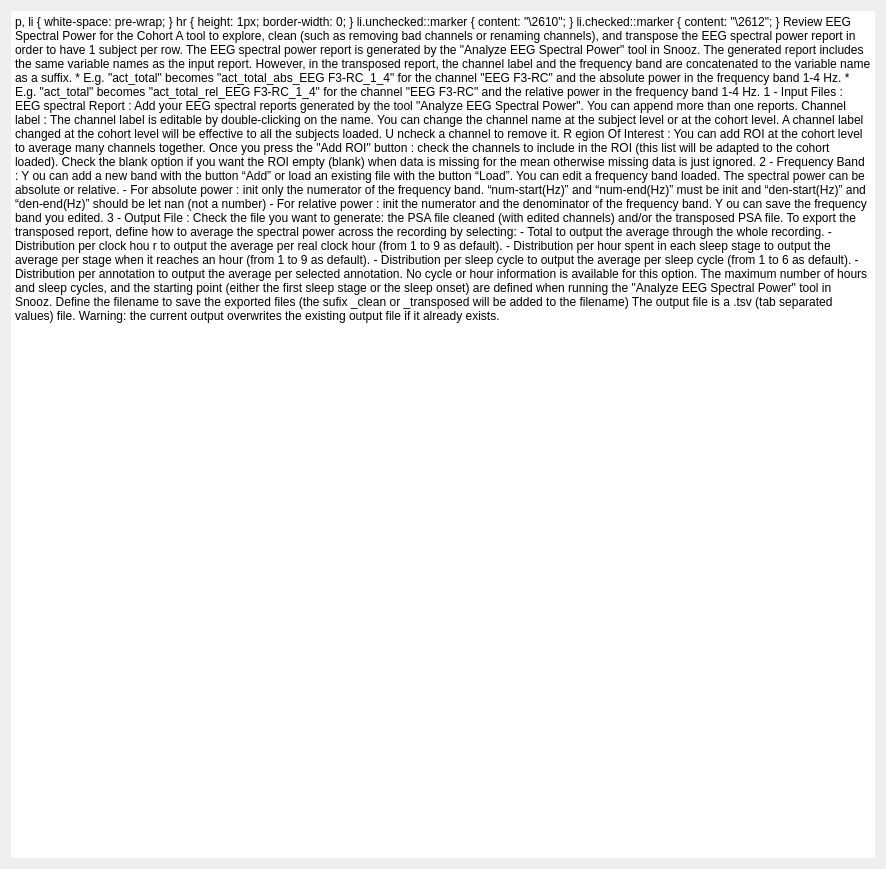
<?xml version="1.0" encoding="UTF-8"?>
<ui version="4.0">
 <class>IntroStep</class>
 <widget class="QWidget" name="IntroStep">
  <property name="geometry">
   <rect>
    <x>0</x>
    <y>0</y>
    <width>886</width>
    <height>869</height>
   </rect>
  </property>
  <property name="windowTitle">
   <string/>
  </property>
  <layout class="QHBoxLayout" name="horizontalLayout">
   <item>
    <widget class="QTextEdit" name="textEdit">
     <property name="frameShape">
      <enum>QFrame::Shape::NoFrame</enum>
     </property>
     <property name="frameShadow">
      <enum>QFrame::Shadow::Plain</enum>
     </property>
     <property name="lineWidth">
      <number>0</number>
     </property>
     <property name="readOnly">
      <bool>true</bool>
     </property>
     <property name="html">
      <string>&lt;!DOCTYPE HTML PUBLIC &quot;-//W3C//DTD HTML 4.0//EN&quot; &quot;http://www.w3.org/TR/REC-html40/strict.dtd&quot;&gt;
&lt;html&gt;&lt;head&gt;&lt;meta name=&quot;qrichtext&quot; content=&quot;1&quot; /&gt;&lt;meta charset=&quot;utf-8&quot; /&gt;&lt;style type=&quot;text/css&quot;&gt;
p, li { white-space: pre-wrap; }
hr { height: 1px; border-width: 0; }
li.unchecked::marker { content: &quot;\2610&quot;; }
li.checked::marker { content: &quot;\2612&quot;; }
&lt;/style&gt;&lt;/head&gt;&lt;body style=&quot; font-size:12pt; font-weight:400; font-style:normal;&quot;&gt;
&lt;p style=&quot;-qt-paragraph-type:empty; margin-top:0px; margin-bottom:0px; margin-left:0px; margin-right:0px; -qt-block-indent:0; text-indent:0px;&quot;&gt;&lt;br /&gt;&lt;/p&gt;
&lt;p style=&quot; margin-top:0px; margin-bottom:0px; margin-left:0px; margin-right:0px; -qt-block-indent:0; text-indent:0px;&quot;&gt;&lt;span style=&quot; font-weight:600;&quot;&gt;Review EEG Spectral Power for the Cohort&lt;/span&gt;&lt;/p&gt;
&lt;p style=&quot;-qt-paragraph-type:empty; margin-top:0px; margin-bottom:0px; margin-left:0px; margin-right:0px; -qt-block-indent:0; text-indent:0px; font-weight:600;&quot;&gt;&lt;br /&gt;&lt;/p&gt;
&lt;p style=&quot; margin-top:0px; margin-bottom:0px; margin-left:0px; margin-right:0px; -qt-block-indent:0; text-indent:0px;&quot;&gt;A tool to explore, clean (such as removing bad channels or renaming channels), &lt;br /&gt;and transpose the EEG spectral power report in order to have 1 subject per row.&lt;/p&gt;
&lt;p style=&quot; margin-top:0px; margin-bottom:0px; margin-left:0px; margin-right:0px; -qt-block-indent:0; text-indent:0px;&quot;&gt;The EEG spectral power report is generated by the &amp;quot;Analyze EEG Spectral Power&amp;quot; tool in Snooz.&lt;/p&gt;
&lt;p style=&quot;-qt-paragraph-type:empty; margin-top:0px; margin-bottom:0px; margin-left:0px; margin-right:0px; -qt-block-indent:0; text-indent:0px;&quot;&gt;&lt;br /&gt;&lt;/p&gt;
&lt;p style=&quot; margin-top:0px; margin-bottom:0px; margin-left:0px; margin-right:0px; -qt-block-indent:0; text-indent:0px;&quot;&gt;The generated report includes the same variable names as the input report. &lt;/p&gt;
&lt;p style=&quot; margin-top:0px; margin-bottom:0px; margin-left:0px; margin-right:0px; -qt-block-indent:0; text-indent:0px;&quot;&gt;However, in the transposed report, the channel label and the frequency band &lt;br /&gt;are concatenated to the variable name as a suffix.  &lt;/p&gt;
&lt;p style=&quot; margin-top:0px; margin-bottom:0px; margin-left:0px; margin-right:0px; -qt-block-indent:0; text-indent:0px;&quot;&gt;   &lt;/p&gt;
&lt;p style=&quot; margin-top:0px; margin-bottom:0px; margin-left:0px; margin-right:0px; -qt-block-indent:0; text-indent:0px;&quot;&gt;   * E.g. &amp;quot;act_total&amp;quot; becomes &amp;quot;act_total_abs_EEG F3-RC_1_4&amp;quot; &lt;br /&gt;      for the channel &amp;quot;EEG F3-RC&amp;quot; and the absolute power in the frequency band 1-4 Hz. &lt;/p&gt;
&lt;p style=&quot; margin-top:0px; margin-bottom:0px; margin-left:0px; margin-right:0px; -qt-block-indent:0; text-indent:0px;&quot;&gt;   * E.g. &amp;quot;act_total&amp;quot; becomes &amp;quot;act_total_rel_EEG F3-RC_1_4&amp;quot; &lt;/p&gt;
&lt;p style=&quot; margin-top:0px; margin-bottom:0px; margin-left:0px; margin-right:0px; -qt-block-indent:0; text-indent:0px;&quot;&gt;      for the channel &amp;quot;EEG F3-RC&amp;quot; and the relative power in the frequency band 1-4 Hz. &lt;/p&gt;
&lt;p style=&quot;-qt-paragraph-type:empty; margin-top:0px; margin-bottom:0px; margin-left:0px; margin-right:0px; -qt-block-indent:0; text-indent:0px;&quot;&gt;&lt;br /&gt;&lt;/p&gt;
&lt;p style=&quot; margin-top:0px; margin-bottom:0px; margin-left:0px; margin-right:0px; -qt-block-indent:0; text-indent:0px;&quot;&gt;&lt;span style=&quot; text-decoration: underline;&quot;&gt;1 - Input Files :&lt;/span&gt;&lt;/p&gt;
&lt;p style=&quot;-qt-paragraph-type:empty; margin-top:0px; margin-bottom:0px; margin-left:0px; margin-right:0px; -qt-block-indent:0; text-indent:0px;&quot;&gt;&lt;br /&gt;&lt;/p&gt;
&lt;p style=&quot; margin-top:0px; margin-bottom:0px; margin-left:0px; margin-right:0px; -qt-block-indent:0; text-indent:0px;&quot;&gt;&lt;span style=&quot; font-weight:700;&quot;&gt;EEG spectral Report : &lt;/span&gt;&lt;/p&gt;
&lt;p style=&quot; margin-top:0px; margin-bottom:0px; margin-left:0px; margin-right:0px; -qt-block-indent:0; text-indent:0px;&quot;&gt;Add your EEG spectral reports generated by the tool &amp;quot;Analyze EEG Spectral Power&amp;quot;.&lt;/p&gt;
&lt;p style=&quot; margin-top:0px; margin-bottom:0px; margin-left:0px; margin-right:0px; -qt-block-indent:0; text-indent:0px;&quot;&gt;You can append more than one reports. &lt;/p&gt;
&lt;p style=&quot;-qt-paragraph-type:empty; margin-top:0px; margin-bottom:0px; margin-left:0px; margin-right:0px; -qt-block-indent:0; text-indent:0px;&quot;&gt;&lt;br /&gt;&lt;/p&gt;
&lt;p style=&quot; margin-top:0px; margin-bottom:0px; margin-left:0px; margin-right:0px; -qt-block-indent:0; text-indent:0px;&quot;&gt;&lt;span style=&quot; font-weight:700;&quot;&gt;Channel label :&lt;/span&gt; &lt;/p&gt;
&lt;p style=&quot; margin-top:0px; margin-bottom:0px; margin-left:0px; margin-right:0px; -qt-block-indent:0; text-indent:0px;&quot;&gt;&lt;span style=&quot; color:#000000; background-color:transparent;&quot;&gt;The channel label is editable by double-clicking on the name.&lt;/span&gt;&lt;/p&gt;
&lt;p style=&quot; margin-top:0px; margin-bottom:0px; margin-left:0px; margin-right:0px; -qt-block-indent:0; text-indent:0px;&quot;&gt;&lt;span style=&quot; color:#000000; background-color:transparent;&quot;&gt;You can change the channel name at the subject level or at the cohort level.&lt;/span&gt;&lt;/p&gt;
&lt;p style=&quot; margin-top:0px; margin-bottom:0px; margin-left:0px; margin-right:0px; -qt-block-indent:0; text-indent:0px;&quot;&gt;&lt;span style=&quot; color:#000000; background-color:transparent;&quot;&gt;A channel label changed at the cohort level will be effective to all the subjects loaded.&lt;br /&gt;&lt;/span&gt;&lt;a name=&quot;docs-internal-guid-f4d620f5-7fff-c293-f18e-2502f4c333fa&quot;&gt;&lt;/a&gt;&lt;span style=&quot; color:#000000; background-color:transparent;&quot;&gt;U&lt;/span&gt;&lt;span style=&quot; color:#000000; background-color:transparent;&quot;&gt;ncheck a channel to remove it.&lt;/span&gt;&lt;/p&gt;
&lt;p style=&quot;-qt-paragraph-type:empty; margin-top:0px; margin-bottom:0px; margin-left:0px; margin-right:0px; -qt-block-indent:0; text-indent:0px; color:#000000;&quot;&gt;&lt;br /&gt;&lt;/p&gt;
&lt;p style=&quot; margin-top:0px; margin-bottom:0px; margin-left:0px; margin-right:0px; -qt-block-indent:0; text-indent:0px; line-height:138%;&quot;&gt;&lt;a name=&quot;docs-internal-guid-dddb6927-7fff-085b-95eb-f8ee0decd42b&quot;&gt;&lt;/a&gt;&lt;span style=&quot; font-weight:700; color:#000000; background-color:transparent;&quot;&gt;R&lt;/span&gt;&lt;span style=&quot; font-weight:700; color:#000000; background-color:transparent;&quot;&gt;egion Of Interest : &lt;/span&gt;&lt;/p&gt;
&lt;p style=&quot; margin-top:0px; margin-bottom:0px; margin-left:0px; margin-right:0px; -qt-block-indent:0; text-indent:0px; line-height:138%;&quot;&gt;&lt;span style=&quot; color:#000000; background-color:transparent;&quot;&gt;You can add ROI at the cohort level to average many channels together.&lt;br /&gt;Once you press the &amp;quot;Add ROI&amp;quot; button : check the channels to include in the ROI (this list will be adapted to the cohort loaded).&lt;/span&gt;&lt;/p&gt;
&lt;p style=&quot; margin-top:0px; margin-bottom:0px; margin-left:0px; margin-right:0px; -qt-block-indent:0; text-indent:0px; line-height:138%;&quot;&gt;&lt;span style=&quot; color:#000000; background-color:transparent;&quot;&gt;Check the blank option if you want the ROI empty (blank) when data is missing for the mean otherwise missing data is just ignored.&lt;/span&gt;&lt;/p&gt;
&lt;p style=&quot;-qt-paragraph-type:empty; margin-top:0px; margin-bottom:0px; margin-left:0px; margin-right:0px; -qt-block-indent:0; text-indent:0px; line-height:138%; color:#000000;&quot;&gt;&lt;br /&gt;&lt;/p&gt;
&lt;p style=&quot; margin-top:0px; margin-bottom:0px; margin-left:0px; margin-right:0px; -qt-block-indent:0; text-indent:0px;&quot;&gt;&lt;span style=&quot; text-decoration: underline;&quot;&gt;2 - Frequency Band :&lt;/span&gt;&lt;/p&gt;
&lt;p style=&quot;-qt-paragraph-type:empty; margin-top:0px; margin-bottom:0px; margin-left:0px; margin-right:0px; -qt-block-indent:0; text-indent:0px;&quot;&gt;&lt;br /&gt;&lt;/p&gt;
&lt;p style=&quot; margin-top:0px; margin-bottom:0px; margin-left:0px; margin-right:0px; -qt-block-indent:0; text-indent:0px;&quot;&gt;&lt;a name=&quot;docs-internal-guid-c9ccd9e0-7fff-5041-9169-1d6acf3f13b1&quot;&gt;&lt;/a&gt;&lt;span style=&quot; color:#000000; background-color:transparent;&quot;&gt;Y&lt;/span&gt;&lt;span style=&quot; color:#000000; background-color:transparent;&quot;&gt;ou can add a new band with the button “Add” or load an existing file with the button “Load”.&lt;/span&gt;&lt;/p&gt;
&lt;p style=&quot; margin-top:0px; margin-bottom:0px; margin-left:0px; margin-right:0px; -qt-block-indent:0; text-indent:0px;&quot;&gt;&lt;span style=&quot; color:#000000; background-color:transparent;&quot;&gt;You can edit a frequency band loaded.&lt;/span&gt;&lt;/p&gt;
&lt;p style=&quot;-qt-paragraph-type:empty; margin-top:0px; margin-bottom:0px; margin-left:0px; margin-right:0px; -qt-block-indent:0; text-indent:0px; color:#000000;&quot;&gt;&lt;br /&gt;&lt;/p&gt;
&lt;p style=&quot; margin-top:0px; margin-bottom:0px; margin-left:0px; margin-right:0px; -qt-block-indent:0; text-indent:0px;&quot;&gt;&lt;span style=&quot; color:#000000; background-color:transparent;&quot;&gt;The spectral power can be absolute or relative.&lt;/span&gt;&lt;/p&gt;
&lt;p style=&quot; margin-top:0px; margin-bottom:0px; margin-left:0px; margin-right:0px; -qt-block-indent:0; text-indent:0px;&quot;&gt;&lt;span style=&quot; color:#000000; background-color:transparent;&quot;&gt;- &lt;/span&gt;&lt;span style=&quot; font-weight:700; color:#000000; background-color:transparent;&quot;&gt;For absolute power &lt;/span&gt;&lt;span style=&quot; color:#000000; background-color:transparent;&quot;&gt;: init only the numerator of the frequency band.  “num-start(Hz)” and “num-end(Hz)” must be init and “den-start(Hz)” and “den-end(Hz)” should be let nan (not a number) &lt;/span&gt;&lt;/p&gt;
&lt;p style=&quot; margin-top:0px; margin-bottom:0px; margin-left:0px; margin-right:0px; -qt-block-indent:0; text-indent:0px; line-height:138%; background-color:transparent;&quot;&gt;&lt;span style=&quot; color:#000000; background-color:transparent;&quot;&gt;- &lt;/span&gt;&lt;span style=&quot; font-weight:700; color:#000000; background-color:transparent;&quot;&gt;For relative power&lt;/span&gt;&lt;span style=&quot; color:#000000; background-color:transparent;&quot;&gt; : init the numerator and the denominator of the frequency band.&lt;/span&gt;&lt;/p&gt;
&lt;p style=&quot;-qt-paragraph-type:empty; margin-top:0px; margin-bottom:0px; margin-left:0px; margin-right:0px; -qt-block-indent:0; text-indent:0px; line-height:138%; color:#000000; background-color:transparent;&quot;&gt;&lt;br /&gt;&lt;/p&gt;
&lt;p style=&quot; margin-top:0px; margin-bottom:0px; margin-left:0px; margin-right:0px; -qt-block-indent:0; text-indent:0px; line-height:138%; background-color:transparent;&quot;&gt;&lt;a name=&quot;docs-internal-guid-93546a18-7fff-7afd-4765-1f4686eca915&quot;&gt;&lt;/a&gt;&lt;span style=&quot; color:#000000; background-color:transparent;&quot;&gt;Y&lt;/span&gt;&lt;span style=&quot; color:#000000; background-color:transparent;&quot;&gt;ou can save the frequency band you edited.&lt;/span&gt;&lt;/p&gt;
&lt;p style=&quot;-qt-paragraph-type:empty; margin-top:0px; margin-bottom:0px; margin-left:0px; margin-right:0px; -qt-block-indent:0; text-indent:0px;&quot;&gt;&lt;br /&gt;&lt;/p&gt;
&lt;p style=&quot; margin-top:0px; margin-bottom:0px; margin-left:0px; margin-right:0px; -qt-block-indent:0; text-indent:0px;&quot;&gt;&lt;span style=&quot; text-decoration: underline;&quot;&gt;3 - Output File :&lt;/span&gt;&lt;/p&gt;
&lt;p style=&quot; margin-top:0px; margin-bottom:0px; margin-left:0px; margin-right:0px; -qt-block-indent:0; text-indent:0px;&quot;&gt;	&lt;/p&gt;
&lt;p style=&quot; margin-top:0px; margin-bottom:0px; margin-left:0px; margin-right:0px; -qt-block-indent:0; text-indent:0px;&quot;&gt;Check the file you want to generate: &lt;/p&gt;
&lt;p style=&quot; margin-top:0px; margin-bottom:0px; margin-left:0px; margin-right:0px; -qt-block-indent:0; text-indent:0px;&quot;&gt;the PSA file cleaned (with edited channels) and/or the transposed PSA file. &lt;/p&gt;
&lt;p style=&quot;-qt-paragraph-type:empty; margin-top:0px; margin-bottom:0px; margin-left:0px; margin-right:0px; -qt-block-indent:0; text-indent:0px;&quot;&gt;&lt;br /&gt;&lt;/p&gt;
&lt;p style=&quot; margin-top:0px; margin-bottom:0px; margin-left:0px; margin-right:0px; -qt-block-indent:0; text-indent:0px;&quot;&gt;To export the transposed report, define how to average the spectral power across the recording by selecting: &lt;/p&gt;
&lt;p style=&quot; margin-top:0px; margin-bottom:0px; margin-left:0px; margin-right:0px; -qt-block-indent:0; text-indent:0px;&quot;&gt;-&lt;span style=&quot; font-weight:700;&quot;&gt;Total&lt;/span&gt; to output the average through the whole recording.&lt;br /&gt;-&lt;span style=&quot; font-weight:700;&quot;&gt;Distribution per clock hou&lt;/span&gt;r to output the average per real clock hour (from 1 to 9 as default).&lt;/p&gt;
&lt;p style=&quot; margin-top:0px; margin-bottom:0px; margin-left:0px; margin-right:0px; -qt-block-indent:0; text-indent:0px;&quot;&gt;-&lt;span style=&quot; font-weight:700;&quot;&gt;Distribution per hour spent in each sleep stage&lt;/span&gt; to output the average per stage when it reaches an hour (from 1 to 9 as default).&lt;/p&gt;
&lt;p style=&quot; margin-top:0px; margin-bottom:0px; margin-left:0px; margin-right:0px; -qt-block-indent:0; text-indent:0px;&quot;&gt;-&lt;span style=&quot; font-weight:700;&quot;&gt;Distribution per sleep cycle &lt;/span&gt;to output the average per sleep cycle (from 1 to 6 as default).&lt;br /&gt;-&lt;span style=&quot; font-weight:700;&quot;&gt;Distribution per annotation&lt;/span&gt; to output the average per selected annotation. No cycle or hour information is available for this option.&lt;/p&gt;
&lt;p style=&quot;-qt-paragraph-type:empty; margin-top:0px; margin-bottom:0px; margin-left:0px; margin-right:0px; -qt-block-indent:0; text-indent:0px;&quot;&gt;&lt;br /&gt;&lt;/p&gt;
&lt;p style=&quot; margin-top:0px; margin-bottom:0px; margin-left:0px; margin-right:0px; -qt-block-indent:0; text-indent:0px;&quot;&gt;The maximum number of hours and sleep cycles, and the starting point (either the first sleep stage or the sleep onset) are defined when running the &amp;quot;Analyze EEG Spectral Power&amp;quot; tool in Snooz.&lt;/p&gt;
&lt;p style=&quot;-qt-paragraph-type:empty; margin-top:0px; margin-bottom:0px; margin-left:0px; margin-right:0px; -qt-block-indent:0; text-indent:0px;&quot;&gt;&lt;br /&gt;&lt;/p&gt;
&lt;p style=&quot; margin-top:0px; margin-bottom:0px; margin-left:0px; margin-right:0px; -qt-block-indent:0; text-indent:0px;&quot;&gt;Define the filename to save the exported files &lt;br /&gt;(the sufix _clean or _transposed will be added to the filename)&lt;/p&gt;
&lt;p style=&quot;-qt-paragraph-type:empty; margin-top:0px; margin-bottom:0px; margin-left:0px; margin-right:0px; -qt-block-indent:0; text-indent:0px;&quot;&gt;&lt;br /&gt;&lt;/p&gt;
&lt;p style=&quot; margin-top:0px; margin-bottom:0px; margin-left:0px; margin-right:0px; -qt-block-indent:0; text-indent:0px;&quot;&gt;The output file is a .tsv (tab separated values) file. &lt;/p&gt;
&lt;p style=&quot;-qt-paragraph-type:empty; margin-top:0px; margin-bottom:0px; margin-left:0px; margin-right:0px; -qt-block-indent:0; text-indent:0px;&quot;&gt;&lt;br /&gt;&lt;/p&gt;
&lt;p style=&quot; margin-top:0px; margin-bottom:0px; margin-left:0px; margin-right:0px; -qt-block-indent:0; text-indent:0px;&quot;&gt;Warning: the current output overwrites the existing output file if it already exists.&lt;/p&gt;&lt;/body&gt;&lt;/html&gt;</string>
     </property>
    </widget>
   </item>
  </layout>
 </widget>
 <resources>
  <include location="../../../../../snooz-toolbox/src/main/python/ui/themes/themes.qrc"/>
 </resources>
 <connections/>
</ui>
